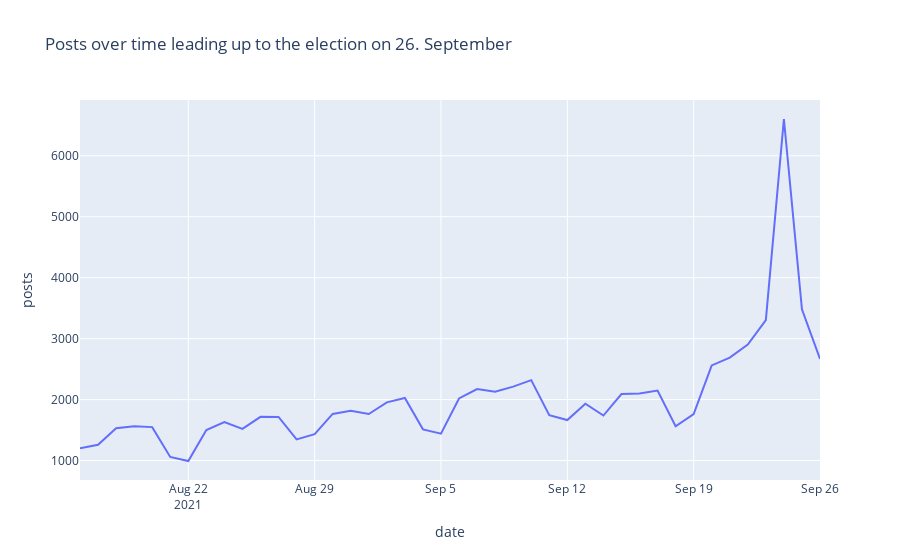

Notebook source saved alongside this figure:
### Code cell
df["date"] = df["timestamp"].dt.date
posts_per_day = df.groupby("date").size().reset_index(name="posts")

px.line(posts_per_day, x="date", y="posts", title="Posts over time leading up to the election on 26. September")

### Figure 1 — Plotly figure (JSON) as saved in the notebook; plotly's stock layout.template omitted (floating-point values rounded to 4 significant figures)
{"data": [{"hovertemplate": "date=%{x}<br>posts=%{y}<extra></extra>", "legendgroup": "", "line": {"color": "#636efa", "dash": "solid"}, "marker": {"symbol": "circle"}, "mode": "lines", "name": "", "orientation": "v", "showlegend": false, "type": "scatter", "x": ["2021-08-16", "2021-08-17", "2021-08-18", "2021-08-19", "2021-08-20", "2021-08-21", "2021-08-22", "2021-08-23", "2021-08-24", "2021-08-25", "2021-08-26", "2021-08-27", "2021-08-28", "2021-08-29", "2021-08-30", "2021-08-31", "2021-09-01", "2021-09-02", "2021-09-03", "2021-09-04", "2021-09-05", "2021-09-06", "2021-09-07", "2021-09-08", "2021-09-09", "2021-09-10", "2021-09-11", "2021-09-12", "2021-09-13", "2021-09-14", "2021-09-15", "2021-09-16", "2021-09-17", "2021-09-18", "2021-09-19", "2021-09-20", "2021-09-21", "2021-09-22", "2021-09-23", "2021-09-24", "2021-09-25", "2021-09-26"], "xaxis": "x", "y": [1203, 1260, 1529, 1562, 1549, 1059, 993, 1500, 1630, 1520, 1717, 1715, 1347, 1434, 1765, 1817, 1764, 1955, 2027, 1512, 1442, 2019, 2173, 2129, 2213, 2320, 1744, 1665, 1934, 1739, 2091, 2101, 2149, 1562, 1764, 2561, 2689, 2902, 3306, 6604, 3482, 2666], "yaxis": "y"}], "layout": {"legend": {"tracegroupgap": 0}, "title": {"text": "Posts over time leading up to the election on 26. September"}, "xaxis": {"anchor": "y", "domain": [0, 1], "title": {"text": "date"}}, "yaxis": {"anchor": "x", "domain": [0, 1], "title": {"text": "posts"}}}}
